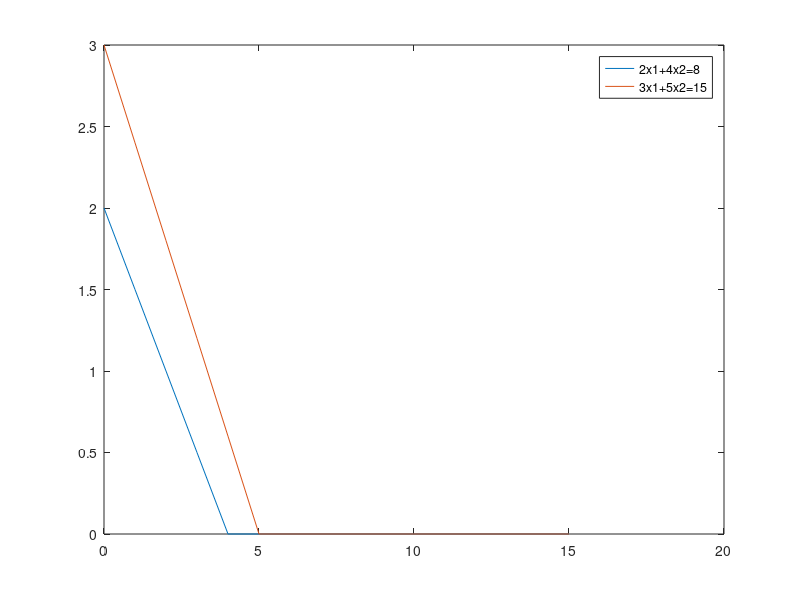

MATLAB code for this plot:
c=[3 2];
A=[2 4;3 5];
B=[8;15];

x1=0:1:max(B);
x21=(B(1)-A(1,1).*x1)./A(1,2);
x22=(B(2)-A(2,1).*x1)./A(2,2);

x21=max(0,x21);
x22=max(0,x22);

plot(x1,x21,x1,x22)
legend('2x1+4x2=8','3x1+5x2=15');

cx1=find(x1==0);
c1=find(x21==0);
line1=[x1(:,[c1 cx1]);x21(:,[c1 cx1])]';

c2=find(x22==0);
line2=[x1(:,[c2 cx1]);x22(:,[c2 cx1])]';

ans=unique([line1;line2],'rows')